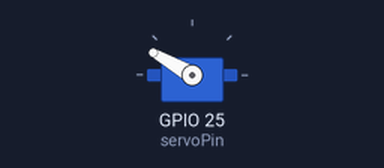
A sketch run on a simulated ESP32. Parts: servo.

Above: at 0.05 s.
At 4.0 s:
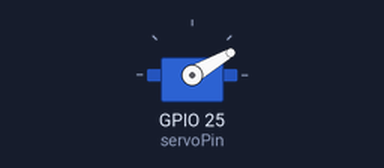
Timing chart, 0 to 5.2 s (numbered marks = the images above):
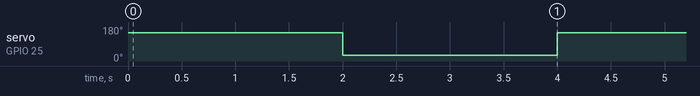

The sketch:

servo_pwm.ino
```cpp
#include <ESP32Servo.h>

Servo servo;

const int servoPin = 25;
// 500 us = 0 deg, 2500 us = 180 deg. Sweep 120 deg around center.
const int sweepMin = 30;
const int sweepMax = 150;

void setup() {
  servo.setPeriodHertz(50);
  servo.attach(servoPin, 500, 2500);
  servo.write(sweepMin);
}

void loop() {
  servo.write(sweepMax);
  delay(2000);
  servo.write(sweepMin);
  delay(2000);
}
```

Measured:
- by itself, servo on GPIO 25 (servoPin): alternates 150° for 2.0 s and 30° for 2.0 s
